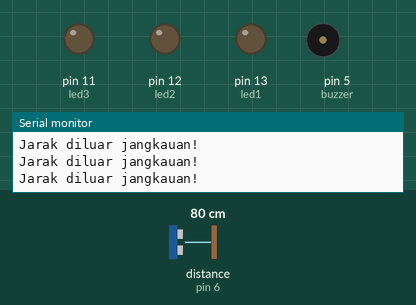
Bench run of a sketch on a simulated Arduino Uno, built with avr-gcc and run on an emulated ATmega328P. Shown: output pins drawn as LEDs (lit = HIGH), buzzer (waves = sounding), the last lines printed to the serial monitor. Wiring (inferred from the names in the program): ultrasonic range finder: trigger pin 7; echo pin 6. The inputs (shaded band) are chosen by the test bench; at power-on: distance to the obstacle (sensor on pin 6) 80 cm. The echo pulse lasts 58.3 µs per cm; pins used as bus, display or sensor lines are not drawn.

Above: at 1.2 s.
1.3 s: distance to the obstacle (sensor on pin 6) set to 55 cm
2.8 s: distance to the obstacle (sensor on pin 6) set to 49 cm
At 3.7 s:
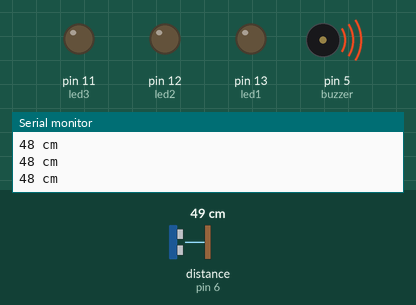
4.5 s: distance to the obstacle (sensor on pin 6) set to 28 cm
6.0 s: distance to the obstacle (sensor on pin 6) set to 24 cm
At 7.1 s:
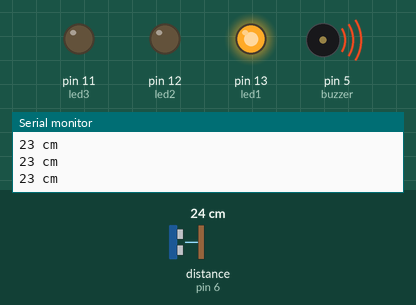
7.5 s: distance to the obstacle (sensor on pin 6) set to 19 cm
9.0 s: distance to the obstacle (sensor on pin 6) set to 15 cm
At 10.1 s:
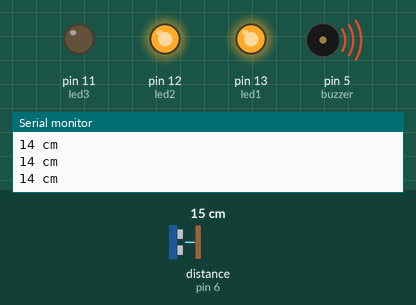
Timing chart, 0 to 11.5 s (numbered marks = the images above; inputs shaded):
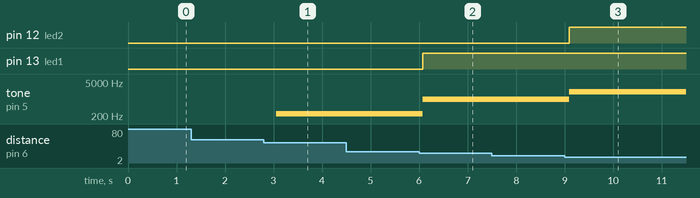

The sketch:

Ultrasonic-LED-Buzzer.ino
```cpp
#define trigPin 7

#define echoPin 6

#define led1 13

#define led2 12

#define led3 11

#define buzzer 5

int sound = 250;

void setup() {

Serial.begin (9600);

pinMode(trigPin, OUTPUT);

pinMode(echoPin, INPUT);

pinMode(led1, OUTPUT);

pinMode(led2, OUTPUT);

pinMode(led3, OUTPUT);

pinMode(buzzer, OUTPUT);

}

void loop() {

long duration, distance;

digitalWrite(trigPin, LOW);

delayMicroseconds(2);

digitalWrite(trigPin, HIGH);

delayMicroseconds(10);

digitalWrite(trigPin, LOW);

duration = pulseIn(echoPin, HIGH);

distance = (duration/2) / 29.1;

if (distance <= 25) {

digitalWrite(led1, HIGH);

sound = 1000;

}

else {

digitalWrite(led1,LOW);

}

if (distance <= 15) {

digitalWrite(led2, HIGH);

sound = 2000                                                                                                                                                                                                                                                                                                                                                                                                                                                                                                                                                                                                                                                                                                                                                                                                                                                                                                                                                                                                                                                                                                                                                                                                                                                                                                                                                                                                                                                                                                                                                                                                                                                                                                                                                                                                                                                                                                                                                                                                                                                                                                                                                                                                                                                                                                                                                                                                                                                                                                                                                                                                                                                                                                                                                                                                                                                                                                                                                                                                                                                                                                                                                                                                                                                                                             ;

}

else {

digitalWrite(led2, LOW);

}

if (distance < 8) {

digitalWrite(led3, HIGH);

sound = 1500;

}

else {

digitalWrite(led3, LOW);

}

if (distance > 50 || distance <= 0){

Serial.println("Jarak diluar jangkauan!");

noTone(buzzer);

}

else {

Serial.print(distance);

Serial.println(" cm");

tone(buzzer, sound);

}

delay(300);

}
```

Measured:
- the behaviour switches between 52 and 51 cm on distance to the obstacle (sensor on pin 6) (found by bisection; images 0 and 1)
- the behaviour switches between 27 and 26 cm on distance to the obstacle (sensor on pin 6) (found by bisection; images 1 and 2)
- the behaviour switches between 17 and 16 cm on distance to the obstacle (sensor on pin 6) (found by bisection; images 2 and 3)
- after the input at 2.8 s, tone on pin 5 (buzzer): silent → 250 Hz after 0.25 s
- after the input at 6.0 s, pin 13 (led1): LOW → HIGH after 0.08 s; tone on pin 5 (buzzer): 250 Hz → 1000 Hz after 0.08 s
- after the input at 9.0 s, pin 12 (led2): LOW → HIGH after 0.10 s; tone on pin 5 (buzzer): 1000 Hz → 2000 Hz after 0.10 s
